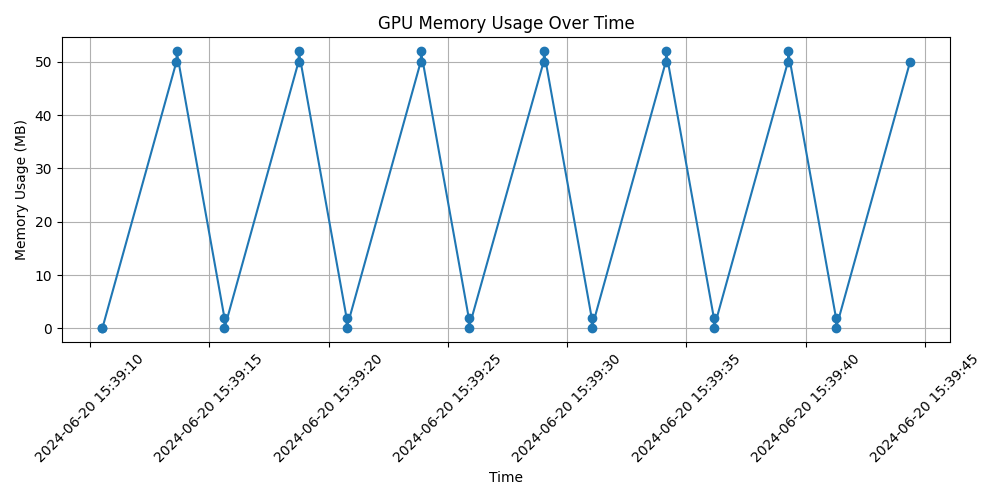

Recreate this plot in Python.
import json
import matplotlib.pyplot as plt
from datetime import datetime, timedelta
import subprocess
import matplotlib.dates as mdates
import time


# 读取系统启动时间
def get_system_start_time():
    result = subprocess.run(["uptime", "-s"], stdout=subprocess.PIPE)
    start_time_str = result.stdout.decode().strip()
    start_time = datetime.strptime(start_time_str, "%Y-%m-%d %H:%M:%S")
    return start_time


# 读取日志文件
def read_log_file(file_path):
    with open(file_path, "r") as file:
        lines = file.readlines()
    return lines


# 解析日志数据
def parse_log_line(line):
    parts = line.strip().split(", ")
    data = {}
    for part in parts:
        key_value = part.split(": ")
        if len(key_value) == 2:
            key, value = key_value
            if key in ["pid", "tid", "size", "ByteCount"]:
                data[key] = int(value)
            elif key in ["time_start", "time_end"]:
                data[key] = int(value)
            elif key in ["devPtr", "dstDevice", "srcDevice", "srcHost", "dstHost", "hStream", "f", "kernelParams", "extra"]:
                data[key] = int(value, 16)
    return data


# 将ebpf时间戳转换为实际时间
def convert_to_actual_time(timestamp_ns, system_start_time):
    timestamp_s = timestamp_ns / 1e9
    actual_time = system_start_time + timedelta(seconds=timestamp_s)
    return actual_time


# 解析日志文件并提取cuMemAlloc_v2和cuMemFree_v2事件
def extract_memory_events(file_path, system_start_time):
    lines = read_log_file(file_path)
    alloc_events = []
    free_events = []
    prefix_to_name = {
        "[cuMemAlloc_v2]": "cuMemAlloc_v2",
        "[cuMemFree_v2]": "cuMemFree_v2",
    }

    for line in lines:
        content = line.split(" - ", 1)[1].strip()
        for prefix, name in prefix_to_name.items():
            if content.startswith(prefix):
                data = parse_log_line(content[len(prefix) :].strip())
                data["log_time"] = convert_to_actual_time(data["time_start"], system_start_time)
                if name == "cuMemAlloc_v2":
                    alloc_events.append(data)
                elif name == "cuMemFree_v2":
                    free_events.append(data)
                break  # 找到匹配前缀后跳出循环，继续处理下一行

    return alloc_events, free_events


# 生成显存使用随时间变化的图
def plot_memory_usage(alloc_events, free_events, system_start_time):
    time_points = []
    memory_usage = []
    memory_map = {}

    for event in alloc_events:
        time_points.append(convert_to_actual_time(event["time_start"], system_start_time))
        memory_map[event["devPtr"]] = event["size"]
        memory_usage.append(sum(memory_map.values()) / (1024 * 1024))  # 转换为MB

    for event in free_events:
        if event["devPtr"] in memory_map:
            time_points.append(convert_to_actual_time(event["time_start"], system_start_time))
            memory_map.pop(event["devPtr"], None)
            memory_usage.append(sum(memory_map.values()) / (1024 * 1024))  # 转换为MB

    # 绘制图形
    plt.figure(figsize=(10, 5))
    plt.plot(time_points, memory_usage, marker="o")
    plt.xlabel("Time")
    plt.ylabel("Memory Usage (MB)")
    plt.title("GPU Memory Usage Over Time")
    plt.grid(True)
    # 设置日期格式
    plt.gca().xaxis.set_major_formatter(mdates.DateFormatter("%Y-%m-%d %H:%M:%S"))
    plt.gca().xaxis.set_major_locator(mdates.AutoDateLocator())

    plt.xticks(rotation=45)
    plt.tight_layout()  # 自动调整布局
    plt.show()
    plt.savefig("trace_mem.png")


# 定期刷新绘图
def refresh_plot(interval, input_path, system_start_time):
    while True:
        alloc_events, free_events = extract_memory_events(input_path, system_start_time)
        plot_memory_usage(alloc_events, free_events, system_start_time)
        time.sleep(interval)


# 输入路径
input_path = "logfile.txt"

# 获取系统启动时间
system_start_time = get_system_start_time()

# 定期刷新间隔（秒）
interval = 60  # 每60秒刷新一次

# 开始定期刷新绘图
refresh_plot(interval, input_path, system_start_time)
